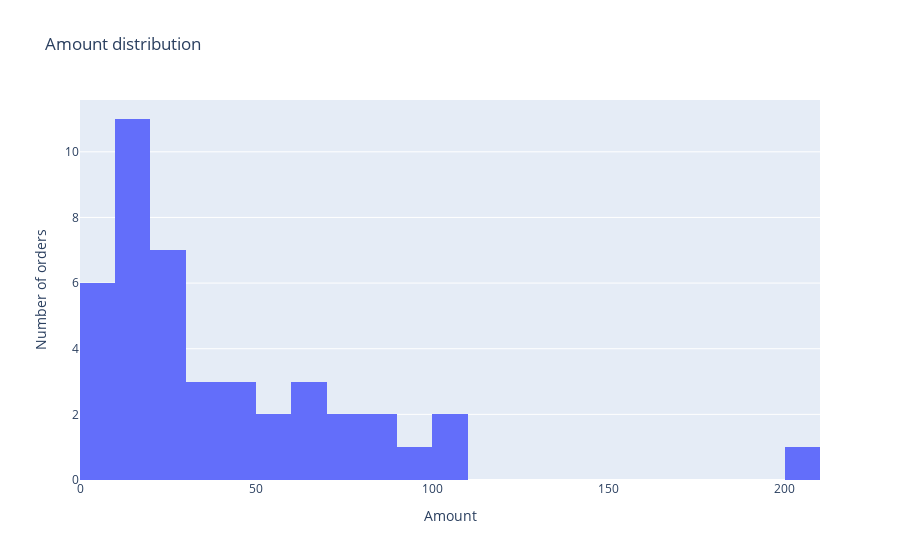

Notebook code for this chart:
### Markdown cell above
- What is the distribution of order amounts and are there any outliers?

### Code cell
outliers_count = df['amount__is_outlier'].sum()
print(f"\nNumber of outliers: {outliers_count}")
print(f"Percentage of outliers: {outliers_count/len(df)*100:.2f}%")

fig = px.histogram(df, x="amount", nbins=30, title="Amount distribution")
fig.update_xaxes(title_text="Amount")
fig.update_yaxes(title_text="Number of orders")
save_fig(fig, FIGS / "amount_hist_outlier.png")
fig

### Figure 1 — Plotly figure (JSON) as saved in the notebook; plotly's stock layout.template omitted (floating-point values rounded to 4 significant figures)
{"data": [{"bingroup": "x", "hovertemplate": "amount=%{x}<br>count=%{y}<extra></extra>", "legendgroup": "", "marker": {"color": "#636efa", "pattern": {"shape": ""}}, "name": "", "nbinsx": 30, "orientation": "v", "showlegend": false, "type": "histogram", "x": [12.5, 8.0, NaN, 25.0, 100.0, 15.75, 200.0, 5.0, NaN, 7.25, 60.0, NaN, 9.99, 30.0, 12.0, 80.0, 22.5, 0.0, 45.0, 18.0, 10.0, 55.5, NaN, 75.0, 33.33, 20.0, 15.0, NaN, 90.0, 12.75, 25.0, 14.0, 65.0, 19.99, 100.0, 40.0, NaN, 28.0, 11.5, 70.0, 22.0, 9.0, 55.0, NaN, 48.0, 60.0, 18.5, 35.0, 27.75, 85.0], "xaxis": "x", "yaxis": "y"}], "layout": {"barmode": "relative", "legend": {"tracegroupgap": 0}, "title": {"text": "Amount distribution"}, "xaxis": {"anchor": "y", "domain": [0, 1], "title": {"text": "Amount"}}, "yaxis": {"anchor": "x", "domain": [0, 1], "title": {"text": "Number of orders"}}}}
